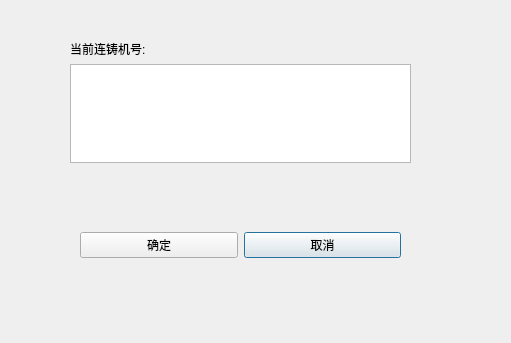
<?xml version="1.0" encoding="UTF-8"?>
<ui version="4.0">
 <class>Dialog</class>
 <widget class="QDialog" name="Dialog">
  <property name="geometry">
   <rect>
    <x>0</x>
    <y>0</y>
    <width>511</width>
    <height>343</height>
   </rect>
  </property>
  <property name="windowTitle">
   <string>修改连铸机号</string>
  </property>
  <widget class="QWidget" name="verticalLayoutWidget">
   <property name="geometry">
    <rect>
     <x>70</x>
     <y>40</y>
     <width>341</width>
     <height>123</height>
    </rect>
   </property>
   <layout class="QVBoxLayout" name="verticalLayout">
    <property name="sizeConstraint">
     <enum>QLayout::SetNoConstraint</enum>
    </property>
    <item>
     <widget class="QLabel" name="Labtxt_ClassNo">
      <property name="styleSheet">
       <string notr="true">font: 12pt \&quot;微软雅黑\&quot;;</string>
      </property>
      <property name="text">
       <string>当前连铸机号:</string>
      </property>
     </widget>
    </item>
    <item>
     <widget class="QTextEdit" name="LabInput_LocNo">
      <property name="styleSheet">
       <string notr="true">font: 12pt \&quot;微软雅黑\&quot;;</string>
      </property>
     </widget>
    </item>
   </layout>
  </widget>
  <widget class="QWidget" name="gridLayoutWidget">
   <property name="geometry">
    <rect>
     <x>80</x>
     <y>210</y>
     <width>321</width>
     <height>71</height>
    </rect>
   </property>
   <layout class="QGridLayout" name="gridLayout_2">
    <item row="0" column="1">
     <widget class="QPushButton" name="Btn_LocNoNo">
      <property name="text">
       <string>取消</string>
      </property>
     </widget>
    </item>
    <item row="0" column="0">
     <widget class="QPushButton" name="Btn_LocNoYes">
      <property name="text">
       <string>确定</string>
      </property>
     </widget>
    </item>
   </layout>
  </widget>
 </widget>
 <resources/>
 <connections/>
</ui>
